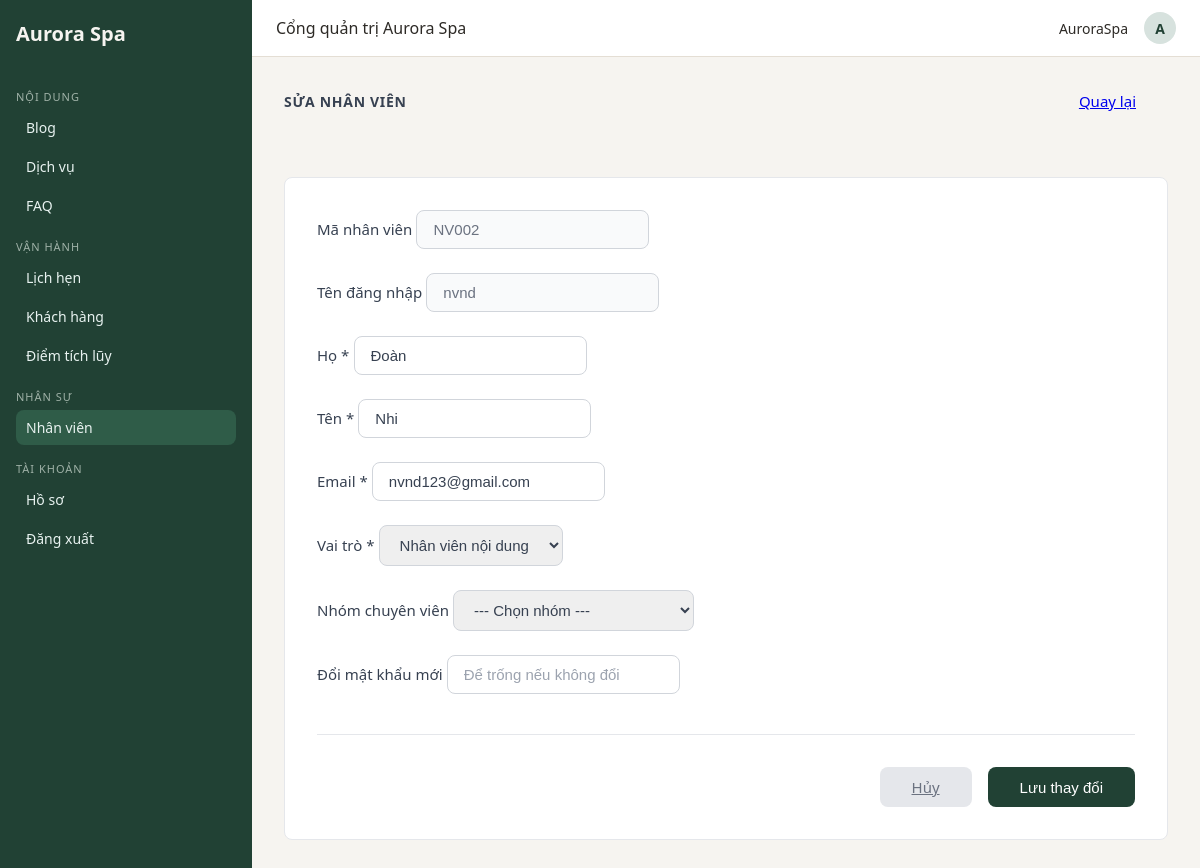
The app's page /staff/employees/NV002/edit/ (signed in) with its own data.
### aurora/models.py (models this page shows, shortened)
class NhanVien(models.Model):
    ROLE_CHOICES = [
        ('MANAGER', 'Quản lý'),
        ('CONTENT', 'Nhân viên nội dung'),
        ('RECEPTION', 'Nhân viên lễ tân'),
        ('STAFF', 'Chuyên viên'),
    ]
    NHOM_CHUYEN_VIEN_CHOICES = [
        ('DA_MAT', 'Chăm sóc da mặt'),
        ('MASSAGE', 'Massage thư giãn'),
        ('NAIL', 'Chăm sóc tay và chân'),
        ('TOAN_THAN', 'Liệu trình làm đẹp toàn thân'),
    ]
    NhomChuyenVien = models.CharField(
        max_length=20,
        choices=NHOM_CHUYEN_VIEN_CHOICES,
        blank=True,
        null=True,
        help_text="Nhóm chuyên môn của chuyên viên"
    )
    VaiTro = models.CharField(max_length=20, choices=ROLE_CHOICES, default='RECEPTION')
    user = models.OneToOneField(User, on_delete=models.CASCADE, null=True, blank=True)
    MaNhanVien = models.CharField(max_length=5, primary_key=True, blank=True)
    NgayVaoLam = models.DateField(auto_now_add=True)
    is_online = models.BooleanField(default=False)
    class Meta:
        db_table = 'NhanVien'
        verbose_name = 'Nhân Viên'
        verbose_name_plural = 'Nhân Viên'

### staffpanel/views.py (the view, shortened to what this page needs)
# urls.py: path('employees/<str:pk>/edit/', views.staff_employee_edit, name='staff_employee_edit'),
@manager_required
def staff_employee_edit(request, pk):
    nhanvien = get_object_or_404(NhanVien, MaNhanVien=pk)
    user = nhanvien.user
    return render(request, 'staffpanel/employee_form.html', {
        'nhanvien': nhanvien,
    })

### staffpanel/permissions.py (called while the page is built)
def role_required(*roles):
    def decorator(view_func):
        @wraps(view_func)
        def _wrapped(request, *args, **kwargs):
            if not request.user.is_authenticated:
                return redirect('staff_login')
            try:
                nv = request.user.nhanvien
            except Exception:
                return HttpResponseForbidden("Bạn không phải nhân viên Aurora.")
            if nv.VaiTro in roles or request.user.is_superuser:
                return view_func(request, *args, **kwargs)
            return HttpResponseForbidden("Bạn không có quyền truy cập chức năng này.")
        return _wrapped
    return decorator

### staffpanel/templates/staffpanel/employee_form.html (shortened to what this page needs)
{% extends "staffpanel/base.html" %}
{% load widget_tweaks %}
{% block nav_employee %}active{% endblock %}
{% block content %}
<div class="form-container">
    <div class="page-header">
        <h4>SỬA NHÂN VIÊN</h4>
        <a href="{% url 'staff_employee_list' %}" class="btn btn-back">
             Quay lại
        </a>
    </div>
    <div class="form-card">
        <form method="post" novalidate>
            <div class="row">
                <div class="col-md-6 form-row">
                    <label class="form-label">Mã nhân viên</label>
                    <input type="text" class="form-control" value="{{ nhanvien.MaNhanVien }}" readonly>
                </div>
                <div class="col-md-6 form-row">
                    <label class="form-label">Tên đăng nhập</label>
                    <input type="text" class="form-control" value="{{ nhanvien.user.username }}" readonly>
                </div>
                <div class="col-md-6 form-row">
                    <label class="form-label">Họ <span class="text-danger">*</span></label>
                    <input type="text" name="first_name" class="form-control" value="{{ nhanvien.user.first_name }}" required>
                </div>
                <div class="col-md-6 form-row">
                    <label class="form-label">Tên <span class="text-danger">*</span></label>
                    <input type="text" name="last_name" class="form-control" value="{{ nhanvien.user.last_name }}" required>
                </div>
                <div class="col-md-6 form-row">
                    <label class="form-label">Email <span class="text-danger">*</span></label>
                    <input type="email" name="email" class="form-control" value="{{ nhanvien.user.email }}" required>
                </div>
                <div class="col-md-6 form-row">
                    <label class="form-label">Vai trò <span class="text-danger">*</span></label>
                    <select name="vai_tro" class="form-select" required>
                        <option value="CONTENT" {% if nhanvien.VaiTro == 'CONTENT' %}selected{% endif %}>Nhân viên nội dung</option>
                    </select>
                </div>
                <div class="col-md-6 form-row">
                    <label class="form-label">Nhóm chuyên viên</label>
                    <select name="nhom_chuyen_vien" class="form-select">
                        <option value="">--- Chọn nhóm ---</option>
                    </select>
                </div>
                <div class="col-md-12 form-row">
                    <label class="form-label">Đổi mật khẩu mới</label>
                    <input type="password" name="new_password" class="form-control" placeholder="Để trống nếu không đổi">
                </div>
            </div>
            <div class="form-actions">
                <a href="{% url 'staff_employee_list' %}" class="btn btn-secondary-custom">Hủy</a>
                <button type="submit" class="btn btn-primary-custom">
                     Lưu thay đổi
                </button>
            </div>
        </form>
    </div>
</div>
{% endblock %}

### staffpanel/templates/staffpanel/base.html (shortened to what this page needs)
{% load static %}
<!DOCTYPE html>
<html lang="vi">
<head>
</head>
<body>
<div class="layout">
    <aside class="sidebar">
        <div class="brand">Aurora Spa</div>
        {% with role=request.user.nhanvien.VaiTro %}
        {% if role == "MANAGER" or role == "CONTENT" %}
            <div class="nav-section-title">Nội dung</div>
            <a href="{% url 'staff_blog_list' %}" class="nav-link {% block nav_blog %}{% endblock %}">Blog</a>
            <a href="{% url 'staff_service_list' %}" class="nav-link {% block nav_service %}{% endblock %}">Dịch vụ</a>
            <a href="{% url 'staff_faq_category_list' %}" class="nav-link {% block nav_faq %}{% endblock %}">FAQ</a>
        {% endif %}
        {% if role == "MANAGER" or role == "RECEPTION" %}
            <div class="nav-section-title">Vận hành</div>
            <a href="{% url 'staff_appointment_list' %}" class="nav-link {% block nav_appointment %}{% endblock %}">Lịch hẹn</a>
            <a href="{% url 'staff_customer_list' %}" class="nav-link {% block nav_customer %}{% endblock %}">Khách hàng</a>
            <a href="{% url 'staff_loyalty_list' %}" class="nav-link {% block nav_loyalty %}{% endblock %}">Điểm tích lũy</a>
        {% endif %}
        {% if role == "MANAGER" %}
            <div class="nav-section-title">Nhân sự</div>
            <a href="{% url 'staff_employee_list' %}" class="nav-link {% block nav_employee %}{% endblock %}">Nhân viên</a>
        {% endif %}
        <div class="nav-section-title">Tài khoản</div>
        <a href="{% url 'staff_profile' %}" class="nav-link">Hồ sơ</a>
        <a href="{% url 'staff_logout' %}" class="nav-link">Đăng xuất</a>
        {% endwith %}
    </aside>
    <div class="main">
        <header class="topbar">
            <div>Cổng quản trị Aurora Spa</div>
            <div class="topbar-right">
                <span>{{ request.user.username }}</span>
                <div class="avatar">{{ request.user.username|first|upper }}</div>
            </div>
        </header>
        <main class="content">
            {% block content %}{% endblock %}
        </main>
    </div>
</div>
</body>
</html>

### staffpanel/templates/staffpanel/base.html (style rules this page uses)
body { margin:0; font-family:system-ui,-apple-system,Segoe UI,Roboto,Helvetica,Arial,sans-serif; background:#f6f4f0; color:#2d2a26; }
.layout { display:flex; min-height:100vh; }
.sidebar { width:220px; background:#214134; color:#f6f4f0; display:flex; flex-direction:column; padding:20px 16px; }
.brand { font-weight:700; font-size:20px; margin-bottom:30px; }
.nav-section-title { font-size:11px; text-transform:uppercase; letter-spacing:1px; color:#9fb1a7; margin:12px 0 6px; }
.nav-link { display:block; padding:8px 10px; border-radius:8px; margin-bottom:4px; font-size:14px; text-decoration:none; color:#e8f2f0; transition:background .2s; }
.nav-link:hover, .nav-link.active { background:#2f5c48; }
.main { flex:1; display:flex; flex-direction:column; }
.topbar { height:56px; padding:0 24px; display:flex; align-items:center; justify-content:space-between; background:#fff; border-bottom:1px solid #e4ded4; }
.topbar-right { display:flex; align-items:center; gap:16px; font-size:14px; }
.avatar { width:32px; height:32px; border-radius:999px; background:#d7e2de; display:inline-flex; align-items:center; justify-content:center; font-weight:600; color:#214134; font-size:14px; }
.content { padding:24px 32px 40px; }
.page-header { display:flex; align-items:center; justify-content:space-between; margin-bottom:16px; }
.btn { border:none; border-radius:8px; padding:8px 14px; font-size:14px; cursor:pointer; }

### staffpanel/templates/staffpanel/employee_form.html (style rules this page uses)
.form-container { max-width: 900px; margin: 0 auto; }
.page-header { background: transparent; border: none; padding: 0 0 1.5rem 0; display: flex; justify-content: space-between; align-items: center; margin-bottom: 2rem; }
.page-header h4 { color: #374151; text-transform: uppercase; letter-spacing: 0.05em; font-size: 0.875rem; font-weight: 600; margin: 0; }
.form-card { background: white; border: 1px solid #e5e7eb; border-radius: 8px; padding: 2rem; }
.form-label { color: #374151; font-weight: 500; font-size: 0.9375rem; margin-bottom: 0.5rem; }
.form-control, .form-select { border: 1px solid #d1d5db; border-radius: 8px; padding: 0.625rem 1rem; font-size: 0.9375rem; color: #374151; transition: all 0.2s; }
.form-control::placeholder { color: #9ca3af; }
.form-control[readonly] { background-color: #f9fafb; color: #6b7280; }
.form-row { margin-bottom: 1.5rem; }
.btn { border-radius: 8px; padding: 0.625rem 2rem; font-size: 0.9375rem; font-weight: 500; border: none; cursor: pointer; transition: all 0.2s; }
.btn-primary-custom { background-color: #214134 !important; color: white !important; }
.btn-secondary-custom { background-color: #e5e7eb !important; color: #6b7280 !important; }
.form-actions { margin-top: 2.5rem; padding-top: 2rem; border-top: 1px solid #e5e7eb; display: flex; justify-content: flex-end; gap: 1rem; }

### records on screen
NhanVien: MaNhanVien "NV002", user.username "nvnd", first_name "Đoàn", last_name "Nhi", email "nvnd123@gmail.com", vai_tro "Nhân viên nội dung"

### other values on screen
{{ request.user.username }} "AuroraSpa"
{{ request.user.username|first|upper }} "A"
